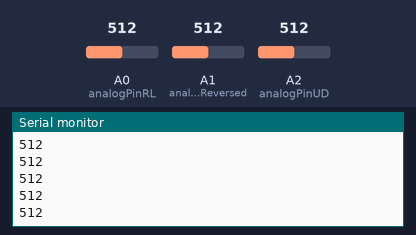
This sketch was run on a simulated Arduino Uno, built with avr-gcc and run on an emulated ATmega328P. Parts: the last lines printed to the serial monitor. The inputs (shaded band) are chosen by the test bench; at power-on: A0 (analogPinRL) = 512, A1 (analogPinRLReversed) = 512, A2 (analogPinUD) = 512.

Above: at 1.2 s.
1.3 s: A0 (analogPinRL) set to 716
At 1.38 s:
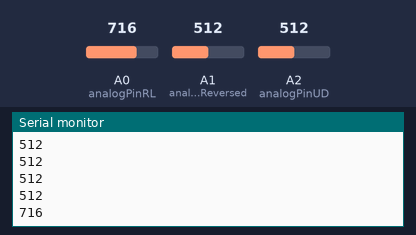
2.8 s: A0 (analogPinRL) set to 900
At 2.86 s:
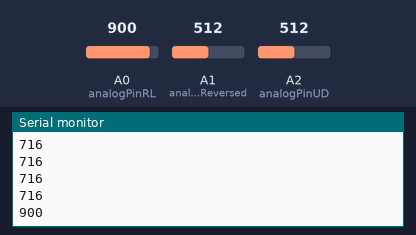
Timing chart, 0 to 5.8 s (numbered marks = the images above; inputs shaded):
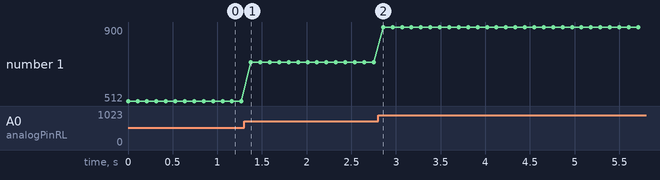

Measured:
- after the input at 1.3 s, the serial monitor: prints a new line after 0.08 s (image 1)
- after the input at 2.8 s, the serial monitor: prints a new line after 0.06 s (image 2)
- plotted number 1: 512 → 716 after the input at 1.3 s, 716 → 900 after the input at 2.8 s

The sketch:

EOGCalculator.ino
```cpp
// LE - Left Electrode
// RE - Right Electrode
// UE - Upper Electrode
// DE - Down Electrode

const int analogPinRL = A0;
const int analogPinRLReversed = A1;
const int analogPinUD = A2;
const int analogPinUDReversed = A1;

int RL = 0;
int RLReversed = 0;
int RLMain, UDMain;
int UD = 0;
int UDReversed = 0;

void setup() {
  Serial.begin(9600);
}

void loop() {
  RL = analogRead(analogPinRL);
  RLReversed = analogRead(analogPinRLReversed);
  UD = analogRead(analogPinUD);
  UDReversed = analogRead(analogPinUDReversed);

  RLMain=RL-RLReversed;
  UDMain=UD-UDReversed;
  Serial.print(RL);
  Serial.println();
  Serial.flush();
  delay(100);
}
```
